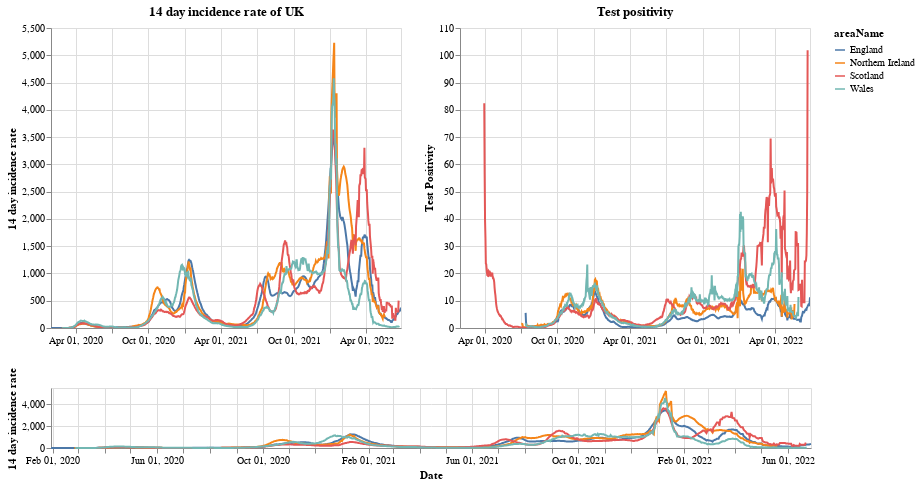

This figure's notebook cell:
### Markdown cell above
# Plots

First a plot with each country in the UK. The top right shows the positivity rate for (which is the percentage of registered tests which were positive) while the top left is the 14 day incidence rate. The bottom chart can be used to select the timeframe (does not work on a mobile device).

### Code cell
#collapse
brush = alt.selection(type='interval', name='DateBrush',encodings=['x'],fields=['Time'])
leg_selection = alt.selection_multi(fields=['areaName'], bind='legend')

base = alt.Chart(uk_cases).mark_line().encode(
    x=alt.X("yearmonthdate(date):T", axis=alt.Axis(title='Date')),
    y=alt.Y("twoWeeklyCasesRate:Q", axis=alt.Axis(title='14 day incidence rate')),
    tooltip=['areaName', 'date','twoWeeklyCasesRate', 'testPositivity'],
    color='areaName',
    opacity=alt.condition(leg_selection, alt.value(2), alt.value(0.1))
).add_selection(leg_selection).properties(width=350)

upper = base.encode(alt.X('yearmonthdate(date):T', axis=alt.Axis(title=''),
                         scale=alt.Scale(domain=brush))
                   ).properties(title=f'14 day incidence rate of UK')
upper_right = upper.encode(alt.Y('testPositivity:Q', axis=alt.Axis(title='Test Positivity'))).properties(title='Test positivity')
lower = base.properties(height=60, width = 760).add_selection(brush)

(upper | upper_right) & lower

### Figure 1 — Vega-Lite specification as saved in the notebook (floating-point values rounded to 4 significant figures; data arrays with more than 128 entries replaced by an {"elided": "..."} marker saying what was removed)
{"config": {"view": {"continuousWidth": 400, "continuousHeight": 300}}, "vconcat": [{"hconcat": [{"mark": "line", "encoding": {"color": {"type": "nominal", "field": "areaName"}, "opacity": {"condition": {"value": 2, "selection": "selector001"}, "value": 0.1}, "tooltip": [{"type": "nominal", "field": "areaName"}, {"type": "temporal", "field": "date"}, {"type": "quantitative", "field": "twoWeeklyCasesRate"}, {"type": "quantitative", "field": "testPositivity"}], "x": {"type": "temporal", "axis": {"title": ""}, "field": "date", "scale": {"domain": {"selection": "DateBrush"}}, "timeUnit": "yearmonthdate"}, "y": {"type": "quantitative", "axis": {"title": "14 day incidence rate"}, "field": "twoWeeklyCasesRate"}}, "selection": {"selector001": {"type": "multi", "fields": ["areaName"], "bind": "legend"}}, "title": "14 day incidence rate of UK", "width": 350}, {"mark": "line", "encoding": {"color": {"type": "nominal", "field": "areaName"}, "opacity": {"condition": {"value": 2, "selection": "selector001"}, "value": 0.1}, "tooltip": [{"type": "nominal", "field": "areaName"}, {"type": "temporal", "field": "date"}, {"type": "quantitative", "field": "twoWeeklyCasesRate"}, {"type": "quantitative", "field": "testPositivity"}], "x": {"type": "temporal", "axis": {"title": ""}, "field": "date", "scale": {"domain": {"selection": "DateBrush"}}, "timeUnit": "yearmonthdate"}, "y": {"type": "quantitative", "axis": {"title": "Test Positivity"}, "field": "testPositivity"}}, "selection": {"selector001": {"type": "multi", "fields": ["areaName"], "bind": "legend"}}, "title": "Test positivity", "width": 350}]}, {"mark": "line", "encoding": {"color": {"type": "nominal", "field": "areaName"}, "opacity": {"condition": {"value": 2, "selection": "selector001"}, "value": 0.1}, "tooltip": [{"type": "nominal", "field": "areaName"}, {"type": "temporal", "field": "date"}, {"type": "quantitative", "field": "twoWeeklyCasesRate"}, {"type": "quantitative", "field": "testPositivity"}], "x": {"type": "temporal", "axis": {"title": "Date"}, "field": "date", "timeUnit": "yearmonthdate"}, "y": {"type": "quantitative", "axis": {"title": "14 day incidence rate"}, "field": "twoWeeklyCasesRate"}}, "height": 60, "selection": {"selector001": {"type": "multi", "fields": ["areaName"], "bind": "legend"}, "DateBrush": {"type": "interval", "encodings": ["x"], "fields": ["Time"]}}, "width": 760}], "data": {"name": "data-a3f94d4c61ad9f8ebe0500fd93ac2056"}, "$schema": "https://vega.github.io/schema/vega-lite/v4.8.1.json", "datasets": {"data-a3f94d4c61ad9f8ebe0500fd93ac2056": {"elided": "3390 records"}}}
